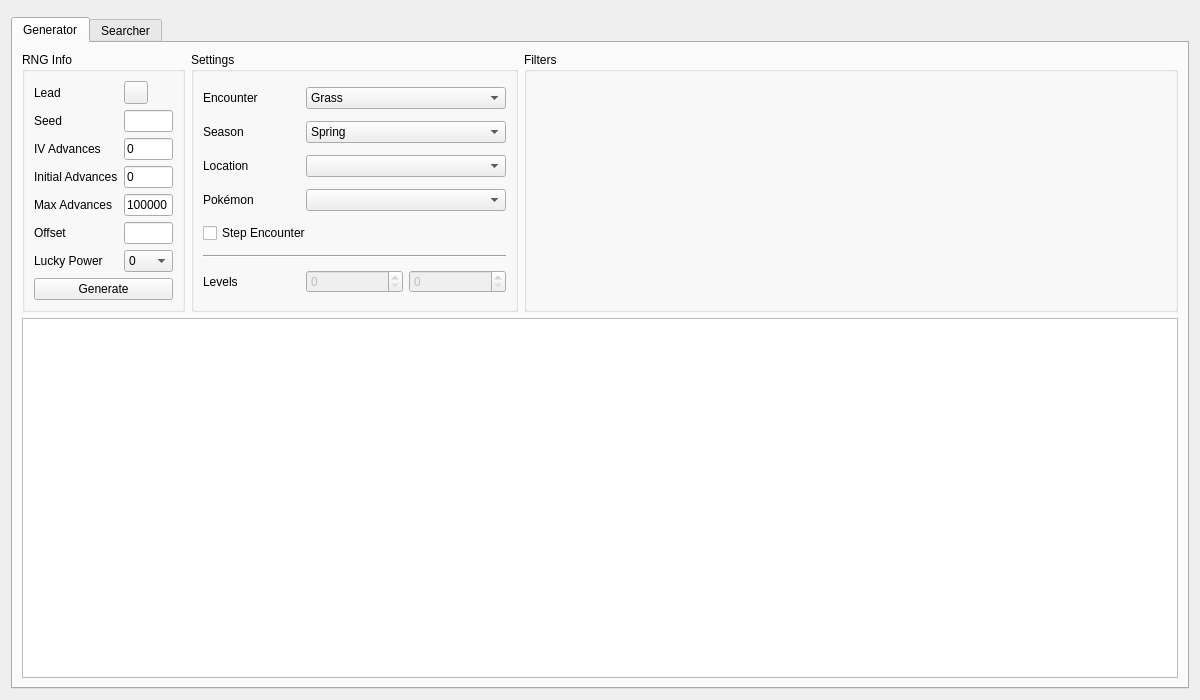
<?xml version="1.0" encoding="UTF-8"?>
<ui version="4.0">
 <class>Wild5</class>
 <widget class="QWidget" name="Wild5">
  <property name="geometry">
   <rect>
    <x>0</x>
    <y>0</y>
    <width>1200</width>
    <height>700</height>
   </rect>
  </property>
  <property name="windowTitle">
   <string>Gen 5 Wild</string>
  </property>
  <layout class="QGridLayout" name="gridLayout">
   <item row="0" column="0">
    <widget class="ProfileDisplay5" name="profileDisplay" native="true">
    </widget>
   </item>
   <item row="1" column="0">
    <widget class="TabWidget" name="tabRNGSelector">
     <widget class="QWidget" name="tabGenerator">
      <attribute name="title">
       <string>Generator</string>
      </attribute>
      <layout class="QGridLayout" name="gridLayout_1">
       <item row="0" column="0">
        <widget class="QGroupBox" name="groupBoxGeneratorRNGInfo">
         <property name="sizePolicy">
          <sizepolicy hsizetype="Preferred" vsizetype="Preferred">
           <horstretch>1</horstretch>
           <verstretch>0</verstretch>
          </sizepolicy>
         </property>
         <property name="title">
          <string>RNG Info</string>
         </property>
         <layout class="QGridLayout" name="gridLayout_2">
          <item row="0" column="0">
           <widget class="QLabel" name="labelGeneratorLead">
            <property name="text">
             <string>Lead</string>
            </property>
           </widget>
          </item>
          <item row="0" column="1">
           <widget class="ComboMenu" name="comboMenuGeneratorLead"/>
          </item>
          <item row="1" column="0">
           <widget class="QLabel" name="labelGeneratorSeed">
            <property name="text">
             <string>Seed</string>
            </property>
           </widget>
          </item>
          <item row="1" column="1">
           <widget class="TextBox" name="textBoxGeneratorSeed"/>
          </item>
          <item row="2" column="0">
           <widget class="QLabel" name="labelGeneratorIVAdvances">
            <property name="text">
             <string>IV Advances</string>
            </property>
           </widget>
          </item>
          <item row="2" column="1">
           <widget class="TextBox" name="textBoxGeneratorIVAdvances">
            <property name="text">
             <string>0</string>
            </property>
           </widget>
          </item>
          <item row="3" column="0">
           <widget class="QLabel" name="labelGeneratorInitialAdvances">
            <property name="text">
             <string>Initial Advances</string>
            </property>
           </widget>
          </item>
          <item row="3" column="1">
           <widget class="TextBox" name="textBoxGeneratorInitialAdvances">
            <property name="text">
             <string notr="true">0</string>
            </property>
           </widget>
          </item>
          <item row="4" column="0">
           <widget class="QLabel" name="labelGeneratorMaxAdvances">
            <property name="text">
             <string>Max Advances</string>
            </property>
           </widget>
          </item>
          <item row="4" column="1">
           <widget class="TextBox" name="textBoxGeneratorMaxAdvances">
            <property name="text">
             <string notr="true">100000</string>
            </property>
           </widget>
          </item>
          <item row="5" column="0">
           <widget class="QLabel" name="labelGeneratorOffset">
            <property name="text">
             <string>Offset</string>
            </property>
           </widget>
          </item>
          <item row="5" column="1">
           <widget class="TextBox" name="textBoxGeneratorOffset"/>
          </item>
          <item row="6" column="0">
           <widget class="QLabel" name="labelGeneratorLuckyPower">
            <property name="text">
             <string>Lucky Power</string>
            </property>
           </widget>
          </item>
          <item row="6" column="1">
           <widget class="ComboBox" name="comboBoxGeneratorLuckyPower">
            <item>
             <property name="text">
              <string notr="true">0</string>
             </property>
            </item>
            <item>
             <property name="text">
              <string notr="true">1</string>
             </property>
            </item>
            <item>
             <property name="text">
              <string notr="true">2</string>
             </property>
            </item>
            <item>
             <property name="text">
              <string notr="true">3/S</string>
             </property>
            </item>
           </widget>
          </item>
          <item row="7" column="0" colspan="2">
           <widget class="QPushButton" name="pushButtonGenerate">
            <property name="text">
             <string>Generate</string>
            </property>
           </widget>
          </item>
         </layout>
        </widget>
       </item>
       <item row="0" column="1">
        <widget class="QGroupBox" name="groupBoxGeneratorSettings">
         <property name="sizePolicy">
          <sizepolicy hsizetype="Preferred" vsizetype="Preferred">
           <horstretch>2</horstretch>
           <verstretch>0</verstretch>
          </sizepolicy>
         </property>
         <property name="title">
          <string>Settings</string>
         </property>
         <layout class="QGridLayout" name="gridLayout_3">
          <item row="0" column="0">
           <widget class="QLabel" name="labelGeneratorEncounter">
            <property name="text">
             <string>Encounter</string>
            </property>
           </widget>
          </item>
          <item row="0" column="1" colspan="2">
           <widget class="ComboBox" name="comboBoxGeneratorEncounter">
            <item>
             <property name="text">
              <string>Grass</string>
             </property>
            </item>
            <item>
             <property name="text">
              <string>Dark Grass</string>
             </property>
            </item>
            <item>
             <property name="text">
              <string>Surfing</string>
             </property>
            </item>
            <item>
             <property name="text">
              <string>Fishing</string>
             </property>
            </item>
           </widget>
          </item>
          <item row="1" column="0">
           <widget class="QLabel" name="labelGeneratorSeason">
            <property name="text">
             <string>Season</string>
            </property>
           </widget>
          </item>
          <item row="1" column="1" colspan="2">
           <widget class="QComboBox" name="comboBoxGeneratorSeason">
            <item>
             <property name="text">
              <string>Spring</string>
             </property>
            </item>
            <item>
             <property name="text">
              <string>Summer</string>
             </property>
            </item>
            <item>
             <property name="text">
              <string>Autumn</string>
             </property>
            </item>
            <item>
             <property name="text">
              <string>Winter</string>
             </property>
            </item>
           </widget>
          </item>
          <item row="2" column="0">
           <widget class="QLabel" name="labelGeneratorLocation">
            <property name="text">
             <string>Location</string>
            </property>
           </widget>
          </item>
          <item row="2" column="1" colspan="2">
           <widget class="ComboBoxProxy" name="comboBoxGeneratorLocation"/>
          </item>
          <item row="3" column="0">
           <widget class="QLabel" name="labelGeneratorPokemon">
            <property name="text">
             <string>Pokémon</string>
            </property>
           </widget>
          </item>
          <item row="3" column="1" colspan="2">
           <widget class="ComboBox" name="comboBoxGeneratorPokemon"/>
          </item>
          <item row="4" column="0" colspan="2">
           <widget class="QCheckBox" name="checkBoxGeneratorMovingTrigger">
            <property name="text">
             <string>Step Encounter</string>
            </property>
           </widget>
          </item>
          <item row="5" column="0" colspan="3">
           <widget class="Line" name="lineGeneratorMovingTrigger">
            <property name="orientation">
             <enum>Qt::Orientation::Horizontal</enum>
            </property>
           </widget>
          </item>
          <item row="6" column="0">
           <widget class="QLabel" name="labelGeneratorLevel">
            <property name="text">
             <string>Levels</string>
            </property>
           </widget>
          </item>
          <item row="6" column="1">
           <widget class="QSpinBox" name="spinBoxGeneratorLevelMin">
            <property name="enabled">
             <bool>false</bool>
            </property>
            <property name="maximum">
             <number>100</number>
            </property>
           </widget>
          </item>
          <item row="6" column="2">
           <widget class="QSpinBox" name="spinBoxGeneratorLevelMax">
            <property name="enabled">
             <bool>false</bool>
            </property>
            <property name="maximum">
             <number>100</number>
            </property>
           </widget>
          </item>
         </layout>
        </widget>
       </item>
       <item row="0" column="2">
        <widget class="QGroupBox" name="groupBoxGeneratorFilters">
         <property name="sizePolicy">
          <sizepolicy hsizetype="Preferred" vsizetype="Preferred">
           <horstretch>4</horstretch>
           <verstretch>0</verstretch>
          </sizepolicy>
         </property>
         <property name="title">
          <string>Filters</string>
         </property>
         <layout class="QGridLayout" name="gridLayout_4">
          <item row="0" column="0" rowspan="2">
           <widget class="Filter" name="filterGenerator" native="true"/>
          </item>
         </layout>
        </widget>
       </item>
       <item row="1" column="0" colspan="3">
        <widget class="TableView" name="tableViewGenerator"/>
       </item>
      </layout>
     </widget>
     <widget class="QWidget" name="tabSearcher">
      <attribute name="title">
       <string>Searcher</string>
      </attribute>
      <layout class="QGridLayout" name="gridLayout_5">
       <item row="0" column="0">
        <widget class="QGroupBox" name="groupBoxSearcherRNGInfo">
         <property name="sizePolicy">
          <sizepolicy hsizetype="Preferred" vsizetype="Preferred">
           <horstretch>1</horstretch>
           <verstretch>0</verstretch>
          </sizepolicy>
         </property>
         <property name="title">
          <string>RNG Info</string>
         </property>
         <layout class="QGridLayout" name="gridLayout_6">
          <item row="0" column="0">
           <widget class="QLabel" name="labelSearcherLead">
            <property name="text">
             <string>Lead</string>
            </property>
           </widget>
          </item>
          <item row="0" column="1">
           <widget class="ComboMenu" name="comboMenuSearcherLead"/>
          </item>
          <item row="1" column="0">
           <widget class="QLabel" name="labelSearcherInitialIVAdvances">
            <property name="text">
             <string>Initial IV Advances</string>
            </property>
           </widget>
          </item>
          <item row="1" column="1">
           <widget class="TextBox" name="textBoxSearcherInitialIVAdvances">
            <property name="text">
             <string>0</string>
            </property>
           </widget>
          </item>
          <item row="2" column="0">
           <widget class="QLabel" name="labelSearcherMaxIVAdvances">
            <property name="text">
             <string>Max IV Advances</string>
            </property>
           </widget>
          </item>
          <item row="2" column="1">
           <widget class="TextBox" name="textBoxSearcherMaxIVAdvances">
            <property name="text">
             <string>0</string>
            </property>
           </widget>
          </item>
          <item row="3" column="0">
           <widget class="QLabel" name="labelSearcherInitialAdvances">
            <property name="text">
             <string>Initial Advances</string>
            </property>
           </widget>
          </item>
          <item row="3" column="1">
           <widget class="TextBox" name="textBoxSearcherInitialAdvances">
            <property name="text">
             <string>0</string>
            </property>
           </widget>
          </item>
          <item row="4" column="0">
           <widget class="QLabel" name="labelSearcherMaxAdvances">
            <property name="text">
             <string>Max Advances</string>
            </property>
           </widget>
          </item>
          <item row="4" column="1">
           <widget class="TextBox" name="textBoxSearcherMaxAdvances">
            <property name="text">
             <string notr="true">100</string>
            </property>
           </widget>
          </item>
          <item row="5" column="0">
           <widget class="QLabel" name="labelSearcherLuckyPower">
            <property name="text">
             <string>Lucky Power</string>
            </property>
           </widget>
          </item>
          <item row="5" column="1">
           <widget class="ComboBox" name="comboBoxSearcherLuckyPower">
            <item>
             <property name="text">
              <string notr="true">0</string>
             </property>
            </item>
            <item>
             <property name="text">
              <string notr="true">1</string>
             </property>
            </item>
            <item>
             <property name="text">
              <string notr="true">2</string>
             </property>
            </item>
            <item>
             <property name="text">
              <string notr="true">3/S</string>
             </property>
            </item>
           </widget>
          </item>
          <item row="6" column="0">
           <widget class="QLabel" name="labelSearcherStartDate">
            <property name="text">
             <string>Start Date</string>
            </property>
           </widget>
          </item>
          <item row="6" column="1">
           <widget class="DateEdit" name="dateEditSearcherStartDate"/>
          </item>
          <item row="7" column="0">
           <widget class="QLabel" name="labelSearcherEndDate">
            <property name="text">
             <string>End Date</string>
            </property>
           </widget>
          </item>
          <item row="7" column="1">
           <widget class="DateEdit" name="dateEditSearcherEndDate"/>
          </item>
          <item row="8" column="0" colspan="2">
           <layout class="QHBoxLayout" name="horizontalLayout">
            <item>
             <widget class="QPushButton" name="pushButtonSearch">
              <property name="text">
               <string>Search</string>
              </property>
             </widget>
            </item>
            <item>
             <widget class="QPushButton" name="pushButtonCancel">
              <property name="enabled">
               <bool>false</bool>
              </property>
              <property name="text">
               <string>Cancel</string>
              </property>
             </widget>
            </item>
           </layout>
          </item>
         </layout>
        </widget>
       </item>
       <item row="0" column="1">
        <widget class="QGroupBox" name="groupBoxSearcherSettings">
         <property name="sizePolicy">
          <sizepolicy hsizetype="Preferred" vsizetype="Preferred">
           <horstretch>2</horstretch>
           <verstretch>0</verstretch>
          </sizepolicy>
         </property>
         <property name="title">
          <string>Settings</string>
         </property>
         <layout class="QGridLayout" name="gridLayout_7">
          <item row="0" column="0">
           <widget class="QLabel" name="labelSearcherEncounter">
            <property name="text">
             <string>Encounter</string>
            </property>
           </widget>
          </item>
          <item row="0" column="1" colspan="2">
           <widget class="ComboBox" name="comboBoxSearcherEncounter">
            <item>
             <property name="text">
              <string>Grass</string>
             </property>
            </item>
            <item>
             <property name="text">
              <string>Dark Grass</string>
             </property>
            </item>
            <item>
             <property name="text">
              <string>Surfing</string>
             </property>
            </item>
            <item>
             <property name="text">
              <string>Fishing</string>
             </property>
            </item>
           </widget>
          </item>
          <item row="1" column="0">
           <widget class="QLabel" name="labelSearcherSeason">
            <property name="text">
             <string>Season</string>
            </property>
           </widget>
          </item>
          <item row="1" column="1" colspan="2">
           <widget class="QComboBox" name="comboBoxSearcherSeason">
            <item>
             <property name="text">
              <string>Spring</string>
             </property>
            </item>
            <item>
             <property name="text">
              <string>Summer</string>
             </property>
            </item>
            <item>
             <property name="text">
              <string>Autumn</string>
             </property>
            </item>
            <item>
             <property name="text">
              <string>Winter</string>
             </property>
            </item>
           </widget>
          </item>
          <item row="2" column="0">
           <widget class="QLabel" name="labelSearcherLocation">
            <property name="text">
             <string>Location</string>
            </property>
           </widget>
          </item>
          <item row="2" column="1" colspan="2">
           <widget class="ComboBoxProxy" name="comboBoxSearcherLocation"/>
          </item>
          <item row="3" column="0">
           <widget class="QLabel" name="labelSearcherPokemon">
            <property name="text">
             <string>Pokémon</string>
            </property>
           </widget>
          </item>
          <item row="3" column="1" colspan="2">
           <widget class="ComboBox" name="comboBoxSearcherPokemon"/>
          </item>
          <item row="4" column="0" colspan="2">
           <widget class="QCheckBox" name="checkBoxSearcherMovingTrigger">
            <property name="text">
             <string>Step Encounter</string>
            </property>
           </widget>
          </item>
          <item row="5" column="0" colspan="3">
           <widget class="Line" name="lineSearcherMovingTrigger">
            <property name="orientation">
             <enum>Qt::Orientation::Horizontal</enum>
            </property>
           </widget>
          </item>
          <item row="6" column="0">
           <widget class="QLabel" name="labelSearcherLevel">
            <property name="text">
             <string>Levels</string>
            </property>
           </widget>
          </item>
          <item row="6" column="1">
           <widget class="QSpinBox" name="spinBoxSearcherLevelMin">
            <property name="enabled">
             <bool>false</bool>
            </property>
            <property name="maximum">
             <number>100</number>
           </property>
           </widget>
          </item>
          <item row="6" column="2">
           <widget class="QSpinBox" name="spinBoxSearcherLevelMax">
            <property name="enabled">
             <bool>false</bool>
            </property>
            <property name="maximum">
             <number>100</number>
            </property>
           </widget>
          </item>
          <item row="7" column="0" colspan="3">
           <widget class="Line" name="lineSearcherLevels">
            <property name="orientation">
             <enum>Qt::Orientation::Horizontal</enum>
            </property>
           </widget>
          </item>
          <item row="8" column="0" colspan="3">
           <widget class="QLabel" name="labelIVFastSearch">
            <property name="sizePolicy">
             <sizepolicy hsizetype="Preferred" vsizetype="Fixed">
              <horstretch>0</horstretch>
              <verstretch>0</verstretch>
             </sizepolicy>
            </property>
            <property name="text">
             <string/>
            </property>
           </widget>
          </item>
         </layout>
        </widget>
       </item>
       <item row="0" column="2">
        <widget class="QGroupBox" name="groupBoxSearcherFilters">
         <property name="sizePolicy">
          <sizepolicy hsizetype="Preferred" vsizetype="Preferred">
           <horstretch>4</horstretch>
           <verstretch>0</verstretch>
          </sizepolicy>
         </property>
         <property name="title">
          <string>Filters</string>
         </property>
         <layout class="QGridLayout" name="gridLayout_8">
          <item row="0" column="0" rowspan="2">
           <widget class="Filter" name="filterSearcher" native="true"/>
          </item>
         </layout>
        </widget>
       </item>
       <item row="1" column="0" colspan="3">
        <widget class="QProgressBar" name="progressBar"/>
       </item>
       <item row="2" column="0" colspan="3">
        <widget class="TableView" name="tableViewSearcher">
         <property name="sortingEnabled">
          <bool>true</bool>
         </property>
        </widget>
       </item>
      </layout>
     </widget>
    </widget>
   </item>
  </layout>
 </widget>
 <customwidgets>
  <customwidget>
   <class>TextBox</class>
   <extends>QLineEdit</extends>
   <header>Form/Controls/TextBox.hpp</header>
  </customwidget>
  <customwidget>
   <class>TableView</class>
   <extends>QTableView</extends>
   <header>Form/Controls/TableView.hpp</header>
  </customwidget>
  <customwidget>
   <class>Filter</class>
   <extends>QWidget</extends>
   <header>Form/Controls/Filter.hpp</header>
   <container>1</container>
  </customwidget>
  <customwidget>
   <class>TabWidget</class>
   <extends>QTabWidget</extends>
   <header>Form/Controls/TabWidget.hpp</header>
   <container>1</container>
  </customwidget>
  <customwidget>
   <class>ProfileDisplay5</class>
   <extends>QWidget</extends>
   <header>Form/Gen5/Profile/ProfileDisplay5.hpp</header>
   <container>1</container>
  </customwidget>
  <customwidget>
   <class>ComboBox</class>
   <extends>QComboBox</extends>
   <header>Form/Controls/ComboBox.hpp</header>
  </customwidget>
  <customwidget>
   <class>ComboBoxProxy</class>
   <extends>QComboBox</extends>
   <header>Form/Controls/ComboBoxProxy.hpp</header>
  </customwidget>
  <customwidget>
   <class>DateEdit</class>
   <extends>QDateEdit</extends>
   <header>Form/Controls/DateEdit.hpp</header>
  </customwidget>
  <customwidget>
   <class>ComboMenu</class>
   <extends>QToolButton</extends>
   <header>Form/Controls/ComboMenu.hpp</header>
  </customwidget>
 </customwidgets>
 <tabstops>
  <tabstop>tabRNGSelector</tabstop>
  <tabstop>comboMenuGeneratorLead</tabstop>
  <tabstop>textBoxGeneratorSeed</tabstop>
  <tabstop>textBoxGeneratorIVAdvances</tabstop>
  <tabstop>textBoxGeneratorInitialAdvances</tabstop>
  <tabstop>textBoxGeneratorMaxAdvances</tabstop>
  <tabstop>textBoxGeneratorOffset</tabstop>
  <tabstop>comboBoxGeneratorLuckyPower</tabstop>
  <tabstop>pushButtonGenerate</tabstop>
  <tabstop>comboBoxGeneratorEncounter</tabstop>
  <tabstop>comboBoxGeneratorSeason</tabstop>
  <tabstop>comboBoxGeneratorLocation</tabstop>
  <tabstop>comboBoxGeneratorPokemon</tabstop>
  <tabstop>spinBoxGeneratorLevelMin</tabstop>
  <tabstop>spinBoxGeneratorLevelMax</tabstop>
  <tabstop>tableViewGenerator</tabstop>
  <tabstop>comboMenuSearcherLead</tabstop>
  <tabstop>textBoxSearcherInitialIVAdvances</tabstop>
  <tabstop>textBoxSearcherMaxIVAdvances</tabstop>
  <tabstop>textBoxSearcherInitialAdvances</tabstop>
  <tabstop>textBoxSearcherMaxAdvances</tabstop>
  <tabstop>comboBoxSearcherLuckyPower</tabstop>
  <tabstop>dateEditSearcherStartDate</tabstop>
  <tabstop>dateEditSearcherEndDate</tabstop>
  <tabstop>pushButtonSearch</tabstop>
  <tabstop>pushButtonCancel</tabstop>
  <tabstop>comboBoxSearcherEncounter</tabstop>
  <tabstop>comboBoxSearcherSeason</tabstop>
  <tabstop>comboBoxSearcherLocation</tabstop>
  <tabstop>comboBoxSearcherPokemon</tabstop>
  <tabstop>spinBoxSearcherLevelMin</tabstop>
  <tabstop>spinBoxSearcherLevelMax</tabstop>
  <tabstop>tableViewSearcher</tabstop>
 </tabstops>
 <resources/>
 <connections/>
</ui>
